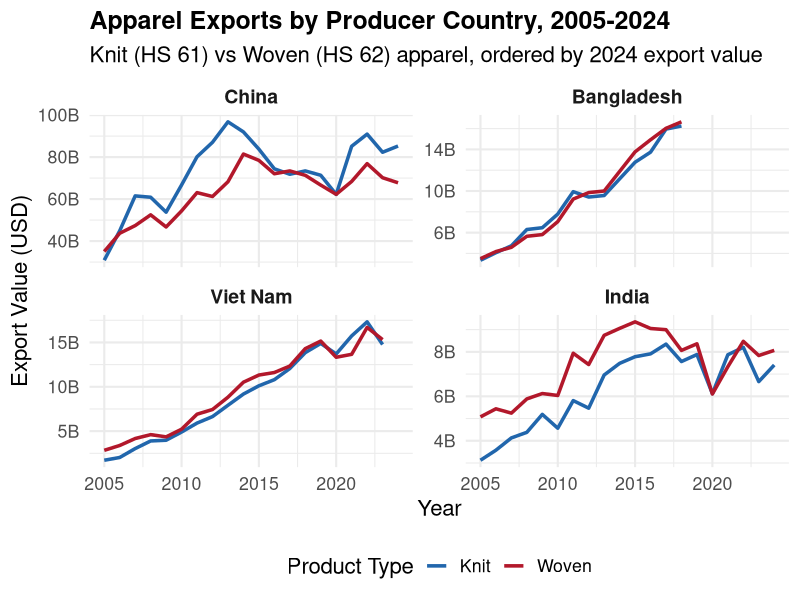
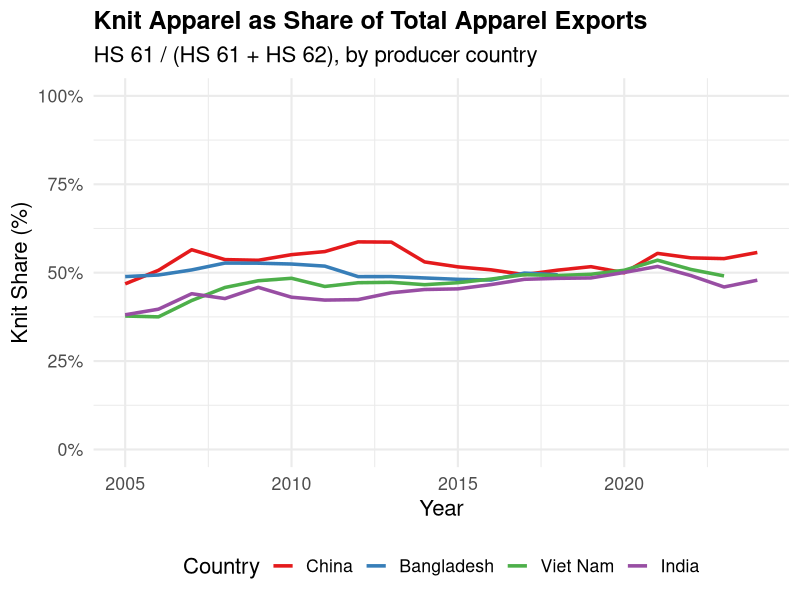
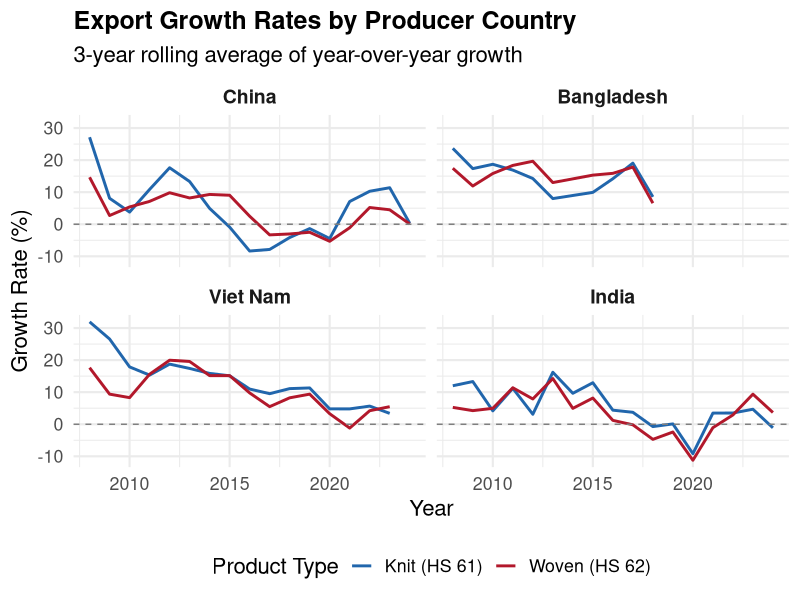
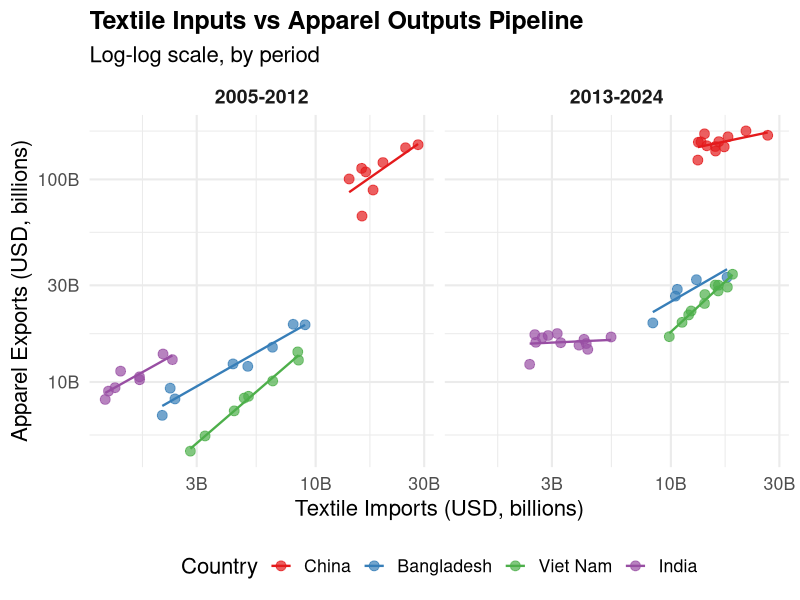
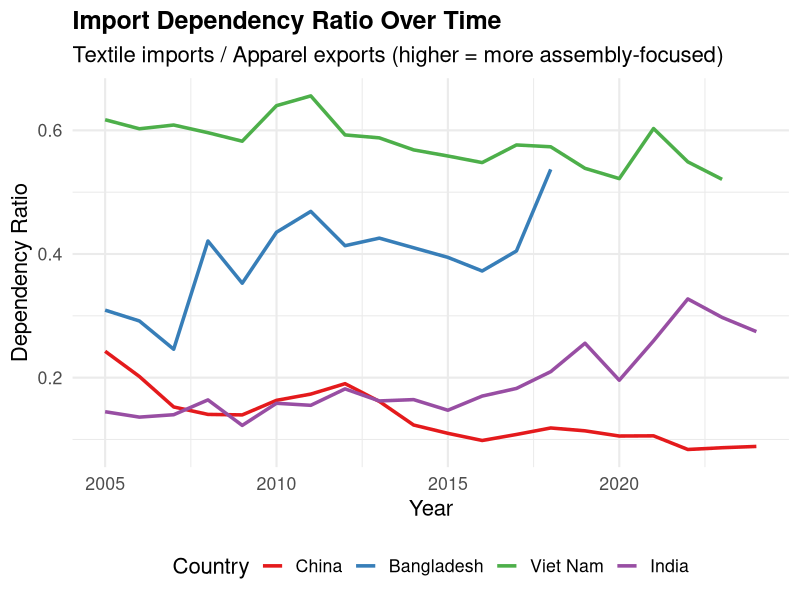
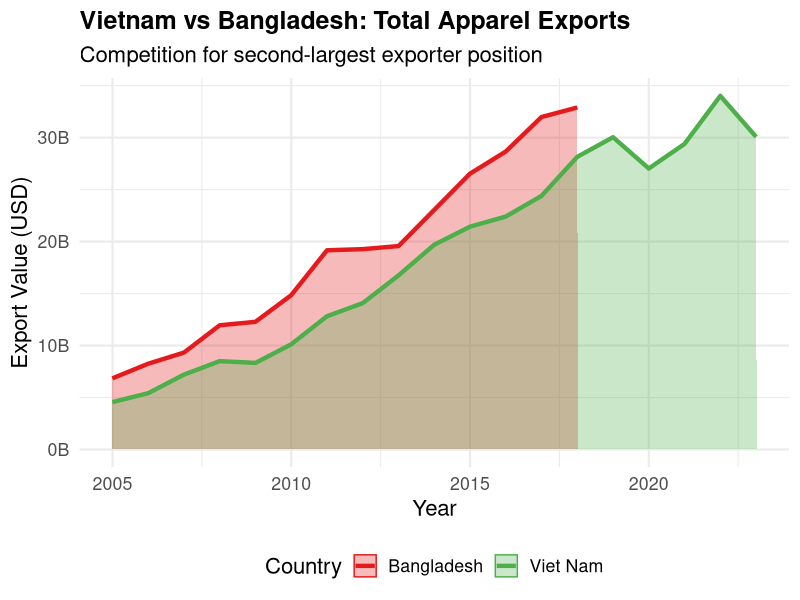
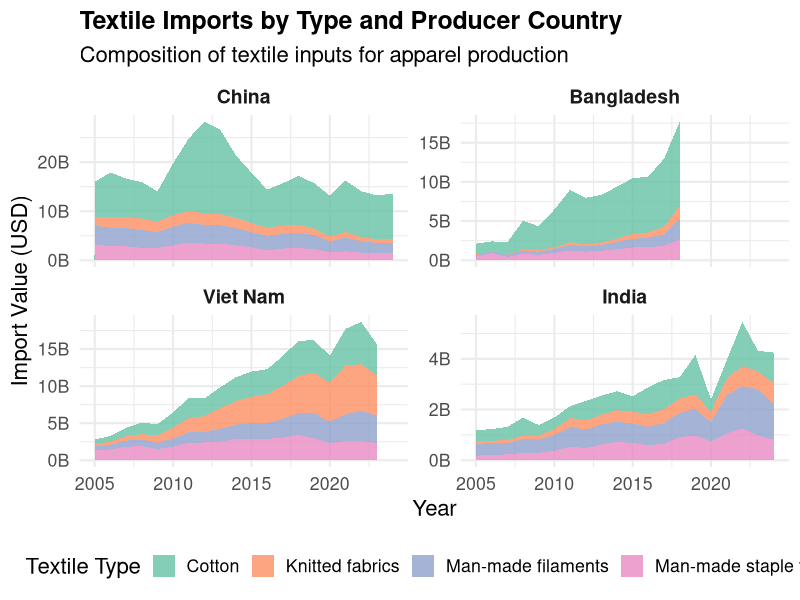
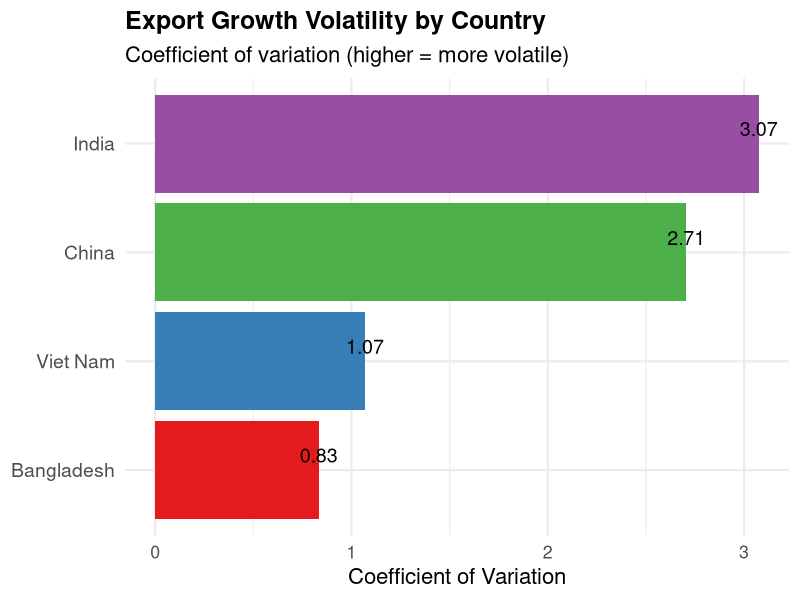

Write the R code that produced these figures, in order.
# ==============================================================================
# Script 04: Create ALL Visualizations (IMPROVED - Best Practices)
# Purpose: Generate all plots for Results chapter
# Author: Sowmya Yerraguntla
# Date: 2024-11-30
# ==============================================================================

library(tidyverse)
library(here)
library(scales)
library(zoo)

cat("\n========================================\n")
cat("CREATING ALL VISUALIZATIONS\n")
cat("With proper ordering and best practices\n")
cat("========================================\n\n")

# Load cleaned data and force numeric types
producer_clean <- read_csv(here("data/clean/producer_exports_clean.csv")) |>
  mutate(
    value_billions = as.numeric(value_billions),
    value_usd = as.numeric(value_usd),
    qty = as.numeric(qty)
  )

product_mix <- read_csv(here("data/clean/product_mix.csv")) |>
  mutate(knit_share = as.numeric(knit_share))

growth_rates <- read_csv(here("data/clean/growth_rates.csv")) |>
  mutate(
    value_billions = as.numeric(value_billions),
    yoy_growth = as.numeric(yoy_growth)
  )

market_clean <- read_csv(here("data/clean/market_imports_clean.csv")) |>
  mutate(
    value_billions = as.numeric(value_billions),
    value_usd = as.numeric(value_usd)
  )

partner_shares <- read_csv(here("data/clean/partner_shares.csv")) |>
  mutate(
    value_usd = as.numeric(value_usd),
    share = as.numeric(share)
  )

hhi_data <- read_csv(here("data/clean/hhi_concentration.csv")) |>
  mutate(
    hhi = as.numeric(hhi),
    n_partners = as.numeric(n_partners)
  )

pipeline_data <- read_csv(here("data/clean/pipeline_analysis.csv")) |>
  mutate(
    textile_imports_billions = as.numeric(textile_imports_billions),
    apparel_exports_billions = as.numeric(apparel_exports_billions),
    dependency_ratio = as.numeric(dependency_ratio)
  )

textile_imports <- read_csv(here("data/raw/textile_imports_all.csv")) |>
  mutate(primary_value = as.numeric(primary_value))


# ==============================================================================
# PLOT 1: Producer Export Trends 
# ==============================================================================

cat("Creating Plot 1: Producer export trends...\n")

# Calculate total exports for ordering
# Calculate total exports for ordering (use most recent available year per country)
country_order <- producer_clean |>
  group_by(reporter) |>
  filter(year == max(year)) |>
  summarise(total = sum(value_billions, na.rm = TRUE), .groups = "drop") |>
  arrange(desc(total)) |>
  pull(reporter)

# Ensure all 4 countries are in the order
if(length(country_order) < 4) {
  country_order <- c("China", "Bangladesh", "Viet Nam", "India")
}

p1_exports <- producer_clean |>
  mutate(reporter = factor(reporter, levels = country_order)) |>
  group_by(reporter, year, hs_category) |>
  summarise(value_billions = sum(value_billions, na.rm = TRUE), .groups = "drop") |>
  ggplot(aes(x = year, y = value_billions, color = hs_category)) +
  geom_line(linewidth = 1.2) +
  facet_wrap(~reporter, ncol = 2, scales = "free_y") +
  scale_y_continuous(labels = label_number(suffix = "B")) +
  scale_x_continuous(breaks = seq(2005, 2025, 5)) +
  scale_color_manual(
    values = c("Knit" = "#2166ac", "Woven" = "#b2182b"),
    name = "Product Type"
  ) +
  labs(
    title = "Apparel Exports by Producer Country, 2005-2024",
    subtitle = "Knit (HS 61) vs Woven (HS 62) apparel, ordered by 2024 export value",
    x = "Year",
    y = "Export Value (USD)"
  ) +
  theme_minimal(16) +
  theme(
    plot.title = element_text(face = "bold", size = 18),
    legend.position = "bottom",
    strip.text = element_text(face = "bold", size = 14)
  )

ggsave(here("figures/plot1_producer_exports.png"), p1_exports, width = 12, height = 8, dpi = 300)


# ==============================================================================
# PLOT 2: Product Mix
# ==============================================================================

cat("Creating Plot 2: Product mix trends...\n")

# Calculate 2024 knit share for ordering
# Calculate most recent knit share for ordering
share_order <- product_mix |>
  group_by(reporter) |>
  filter(year == max(year)) |>
  ungroup() |>
  arrange(desc(knit_share)) |>
  pull(reporter)

# Ensure all countries present
if(length(share_order) < 4) {
  share_order <- c("Viet Nam", "China", "Bangladesh", "India")
}

p2_product_mix <- product_mix |>
  mutate(reporter = factor(reporter, levels = share_order)) |>
  ggplot(aes(x = year, y = knit_share * 100, color = reporter)) +
  geom_line(linewidth = 1.2) +
  scale_y_continuous(labels = label_percent(scale = 1), limits = c(0, 100)) +
  scale_x_continuous(breaks = seq(2005, 2025, 5)) +
  scale_color_brewer(palette = "Set1", name = "Country") +
  labs(
    title = "Knit Apparel as Share of Total Apparel Exports",
    subtitle = "HS 61 / (HS 61 + HS 62), by producer country",
    x = "Year",
    y = "Knit Share (%)"
  ) +
  theme_minimal(16) +
  theme(
    plot.title = element_text(face = "bold", size = 18),
    legend.position = "bottom"
  )

ggsave(here("figures/plot2_product_mix.png"), p2_product_mix, width = 10, height = 7, dpi = 300)


# ==============================================================================
# PLOT 3: Growth Rates 
# ==============================================================================

cat("Creating Plot 3: Growth rate trends...\n")

p3_growth <- growth_rates |>
  filter(!is.na(yoy_growth)) |>
  mutate(
    hs_code = as.character(hs_code),
    reporter = factor(reporter, levels = country_order)
  ) |>
  group_by(reporter, hs_code) |>
  arrange(year) |>
  mutate(growth_smooth = rollmean(yoy_growth, k = 3, fill = NA, align = "right")) |>
  ungroup() |>
  filter(!is.na(growth_smooth)) |>
  ggplot(aes(x = year, y = growth_smooth, color = hs_code)) +
  geom_line(linewidth = 1) +
  geom_hline(yintercept = 0, linetype = "dashed", color = "gray50") +
  facet_wrap(~reporter, ncol = 2) +
  scale_x_continuous(breaks = seq(2010, 2025, 5)) +
  scale_color_manual(
    values = c("61" = "#2166ac", "62" = "#b2182b"),
    labels = c("61" = "Knit (HS 61)", "62" = "Woven (HS 62)"),
    name = "Product Type"
  ) +
  labs(
    title = "Export Growth Rates by Producer Country",
    subtitle = "3-year rolling average of year-over-year growth",
    x = "Year",
    y = "Growth Rate (%)"
  ) +
  theme_minimal(16) +
  theme(
    plot.title = element_text(face = "bold", size = 18),
    legend.position = "bottom",
    strip.text = element_text(face = "bold", size = 14)
  )

ggsave(here("figures/plot3_growth_rates.png"), p3_growth, width = 12, height = 8, dpi = 300)


# ==============================================================================
# PLOT 4: Pipeline Scatter 
# ==============================================================================

cat("Creating Plot 4: Pipeline scatter plot...\n")

p4_pipeline <- pipeline_data |>
  filter(!is.na(textile_imports_billions), !is.na(apparel_exports_billions)) |>
  mutate(reporter = factor(reporter, levels = country_order)) |>
  ggplot(aes(x = textile_imports_billions, y = apparel_exports_billions, color = reporter)) +
  geom_point(size = 3, alpha = 0.7) +
  geom_smooth(method = "lm", se = FALSE, linewidth = 0.8) +
  facet_wrap(~period, ncol = 2) +
  scale_x_log10(labels = label_number(suffix = "B")) +
  scale_y_log10(labels = label_number(suffix = "B")) +
  scale_color_brewer(palette = "Set1", name = "Country") +
  labs(
    title = "Textile Inputs vs Apparel Outputs Pipeline",
    subtitle = "Log-log scale, by period",
    x = "Textile Imports (USD, billions)",
    y = "Apparel Exports (USD, billions)"
  ) +
  theme_minimal(16) +
  theme(
    plot.title = element_text(face = "bold", size = 18),
    legend.position = "bottom",
    strip.text = element_text(face = "bold", size = 14)
  )

ggsave(here("figures/plot4_pipeline_scatter.png"), p4_pipeline, width = 12, height = 7, dpi = 300)


# ==============================================================================
# PLOT 5: Import Dependency Ratio 
# ==============================================================================

cat("Creating Plot 5: Import dependency ratio...\n")

p5_dependency <- pipeline_data |>
  filter(!is.na(dependency_ratio), dependency_ratio < 5) |>
  mutate(reporter = factor(reporter, levels = country_order)) |>
  ggplot(aes(x = year, y = dependency_ratio, color = reporter)) +
  geom_line(linewidth = 1.2) +
  scale_x_continuous(breaks = seq(2005, 2025, 5)) +
  scale_color_brewer(palette = "Set1", name = "Country") +
  labs(
    title = "Import Dependency Ratio Over Time",
    subtitle = "Textile imports / Apparel exports (higher = more assembly-focused)",
    x = "Year",
    y = "Dependency Ratio"
  ) +
  theme_minimal(16) +
  theme(
    plot.title = element_text(face = "bold", size = 18),
    legend.position = "bottom"
  )

ggsave(here("figures/plot5_dependency_ratio.png"), p5_dependency, width = 10, height = 7, dpi = 300)


# ==============================================================================
# PLOT 6: Vietnam vs Bangladesh Head-to-Head 
# ==============================================================================

cat("Creating Plot 6: Vietnam vs Bangladesh comparison...\n")

vn_bd_comparison <- producer_clean |>
  filter(reporter %in% c("Viet Nam", "Bangladesh")) |>
  group_by(reporter, year) |>
  summarise(total_exports = sum(value_billions, na.rm = TRUE), .groups = "drop")

p6_vn_bd <- vn_bd_comparison |>
  ggplot(aes(x = year, y = total_exports, color = reporter, fill = reporter)) +
  geom_area(alpha = 0.3, position = "identity") +
  geom_line(linewidth = 1.5) +
  scale_color_manual(
    values = c("Bangladesh" = "#e41a1c", "Viet Nam" = "#4daf4a"),
    name = "Country"
  ) +
  scale_fill_manual(
    values = c("Bangladesh" = "#e41a1c", "Viet Nam" = "#4daf4a"),
    name = "Country"
  ) +
  scale_x_continuous(breaks = seq(2005, 2025, 5)) +
  scale_y_continuous(labels = label_number(suffix = "B")) +
  labs(
    title = "Vietnam vs Bangladesh: Total Apparel Exports",
    subtitle = "Competition for second-largest exporter position",
    x = "Year",
    y = "Export Value (USD)"
  ) +
  theme_minimal(16) +
  theme(
    plot.title = element_text(face = "bold", size = 18),
    legend.position = "bottom"
  )

ggsave(here("figures/plot6_vietnam_bangladesh_comparison.png"), p6_vn_bd, width = 12, height = 7, dpi = 300)


# ==============================================================================
# PLOT 7: Textile Imports by Type
# ==============================================================================

cat("Creating Plot 7: Textile imports by type...\n")

textile_by_type <- textile_imports |>
  mutate(
    textile_type = case_when(
      cmd_code == "52" ~ "Cotton",
      cmd_code == "54" ~ "Man-made filaments",
      cmd_code == "55" ~ "Man-made staple fibers",
      cmd_code == "60" ~ "Knitted fabrics",
      TRUE ~ "Other"
    )
  ) |>
  group_by(reporter_desc, ref_year, textile_type) |>
  summarise(value_billions = sum(primary_value, na.rm = TRUE) / 1e9, .groups = "drop")

p7_textile_types <- textile_by_type |>
  filter(reporter_desc %in% c("China", "Bangladesh", "Viet Nam", "India")) |>
  mutate(reporter_desc = factor(reporter_desc, levels = country_order)) |>
  ggplot(aes(x = ref_year, y = value_billions, fill = textile_type)) +
  geom_area(position = "stack", alpha = 0.8) +
  facet_wrap(~reporter_desc, ncol = 2, scales = "free_y") +
  scale_fill_brewer(palette = "Set2", name = "Textile Type") +
  scale_x_continuous(breaks = seq(2005, 2025, 5)) +
  scale_y_continuous(labels = label_number(suffix = "B")) +
  labs(
    title = "Textile Imports by Type and Producer Country",
    subtitle = "Composition of textile inputs for apparel production",
    x = "Year",
    y = "Import Value (USD)"
  ) +
  theme_minimal(16) +
  theme(
    plot.title = element_text(face = "bold", size = 18),
    legend.position = "bottom",
    strip.text = element_text(face = "bold", size = 14)
  )

ggsave(here("figures/plot7_textile_types.png"), p7_textile_types, width = 12, height = 8, dpi = 300)


# ==============================================================================
# PLOT 8: Export Volatility 
# ==============================================================================

cat("Creating Plot 8: Export volatility analysis...\n")

volatility_data <- growth_rates |>
  filter(!is.na(yoy_growth)) |>
  group_by(reporter) |>
  summarise(
    mean_growth = mean(yoy_growth, na.rm = TRUE),
    sd_growth = sd(yoy_growth, na.rm = TRUE),
    cv = sd_growth / abs(mean_growth),
    .groups = "drop"
  ) |>
  arrange(cv) |>
  mutate(reporter = fct_reorder(reporter, cv))

p8_volatility <- volatility_data |>
  ggplot(aes(x = reporter, y = cv, fill = reporter)) +
  geom_col(show.legend = FALSE) +
  geom_text(aes(label = round(cv, 2)), vjust = -0.5, size = 5) +
  scale_fill_brewer(palette = "Set1") +
  coord_flip() +
  labs(
    title = "Export Growth Volatility by Country",
    subtitle = "Coefficient of variation (higher = more volatile)",
    x = NULL,
    y = "Coefficient of Variation"
  ) +
  theme_minimal(16) +
  theme(
    plot.title = element_text(face = "bold", size = 18),
    axis.text.y = element_text(size = 14)
  )

ggsave(here("figures/plot8_export_volatility.png"), p8_volatility, width = 10, height = 7, dpi = 300)


# ==============================================================================
# PLOT 9: Export Snapshots 
# ==============================================================================

cat("Creating Plot 9: Export growth comparison...\n")

export_growth_summary <- producer_clean |>
  filter(year %in% c(2010, 2015, 2020, 2024)) |>
  group_by(reporter, year) |>
  summarise(total = sum(as.numeric(value_billions), na.rm = TRUE), .groups = "drop") |>
  mutate(reporter = factor(reporter, levels = country_order))

p9_growth_bars <- export_growth_summary |>
  ggplot(aes(x = as.factor(year), y = total, fill = reporter)) +
  geom_col(position = "dodge", width = 0.7) +
  scale_fill_brewer(palette = "Set1", name = "Country") +
  scale_y_continuous(labels = label_number(suffix = "B")) +
  labs(
    title = "Apparel Export Snapshots: 2010, 2015, 2020, 2024",
    subtitle = "Total exports by producer country at key intervals",
    x = "Year",
    y = "Export Value (USD)"
  ) +
  theme_minimal(16) +
  theme(
    plot.title = element_text(face = "bold", size = 18),
    legend.position = "bottom"
  )

ggsave(here("figures/plot9_export_snapshots.png"), p9_growth_bars, width = 12, height = 7, dpi = 300)


# ==============================================================================
# PLOT 10: Trade Balance 
# ==============================================================================

cat("Creating Plot 10: Trade balance analysis...\n")

trade_balance <- pipeline_data |>
  filter(!is.na(textile_imports_billions), !is.na(apparel_exports_billions)) |>
  mutate(
    net_balance = apparel_exports_billions - textile_imports_billions,
    reporter = factor(reporter, levels = country_order)
  )

p10_trade_balance <- trade_balance |>
  ggplot(aes(x = year, y = net_balance, color = reporter)) +
  geom_hline(yintercept = 0, linetype = "dashed", color = "gray50") +
  geom_line(linewidth = 1.2) +
  geom_point(size = 2) +
  scale_color_brewer(palette = "Set1", name = "Country") +
  scale_x_continuous(breaks = seq(2005, 2025, 5)) +
  scale_y_continuous(labels = label_number(suffix = "B")) +
  labs(
    title = "Apparel-Textile Trade Balance by Country",
    subtitle = "Apparel exports minus textile imports (positive = net exporter)",
    x = "Year",
    y = "Net Balance (USD, billions)"
  ) +
  theme_minimal(16) +
  theme(
    plot.title = element_text(face = "bold", size = 18),
    legend.position = "bottom"
  )

ggsave(here("figures/plot10_trade_balance.png"), p10_trade_balance, width = 12, height = 7, dpi = 300)


# ==============================================================================
# PLOT 11: China's Dominance Over Time (Stacked Area)
# ==============================================================================

cat("Creating Plot 11: China vs competitors stacked area...\n")

china_vs_rest <- producer_clean |>
  mutate(
    group = if_else(reporter == "China", "China", "Other Producers Combined")
  ) |>
  group_by(year, group) |>
  summarise(total_exports = sum(value_billions, na.rm = TRUE), .groups = "drop")

p11_china_dominance <- china_vs_rest |>
  ggplot(aes(x = year, y = total_exports, fill = group)) +
  geom_area(alpha = 0.7) +
  scale_fill_manual(
    values = c("China" = "#377eb8", "Other Producers Combined" = "#e41a1c"),
    name = ""
  ) +
  scale_x_continuous(breaks = seq(2005, 2025, 5)) +
  scale_y_continuous(labels = label_number(suffix = "B")) +
  labs(
    title = "China vs Other Producers: Combined Apparel Exports",
    subtitle = "China alone compared to Bangladesh + Vietnam + India combined",
    x = "Year",
    y = "Total Exports (USD)"
  ) +
  theme_minimal(16) +
  theme(
    plot.title = element_text(face = "bold", size = 18),
    legend.position = "bottom"
  )

ggsave(here("figures/plot11_china_dominance.png"), p11_china_dominance, width = 12, height = 7, dpi = 300)


# ==============================================================================
# PLOT 12: Regional Shift - Asia Producers Market Share
# ==============================================================================

cat("Creating Plot 12: Producer market share evolution...\n")

market_share_data <- producer_clean |>
  group_by(year) |>
  mutate(
    world_total = sum(value_billions, na.rm = TRUE),
    share = value_billions / world_total * 100
  ) |>
  ungroup() |>
  group_by(reporter, year) |>
  summarise(share = sum(share, na.rm = TRUE), .groups = "drop") |>
  mutate(reporter = factor(reporter, levels = rev(country_order)))

p12_market_share <- market_share_data |>
  ggplot(aes(x = year, y = share, fill = reporter)) +
  geom_area(position = "stack", alpha = 0.8) +
  scale_fill_brewer(palette = "Set1", name = "Country", direction = -1) +
  scale_x_continuous(breaks = seq(2005, 2025, 5)) +
  scale_y_continuous(labels = label_percent(scale = 1)) +
  labs(
    title = "Market Share Evolution Among Top 4 Apparel Exporters",
    subtitle = "Relative shares of combined exports (China, Bangladesh, Vietnam, India)",
    x = "Year",
    y = "Share of Combined Exports (%)"
  ) +
  theme_minimal(16) +
  theme(
    plot.title = element_text(face = "bold", size = 18),
    legend.position = "bottom"
  )

ggsave(here("figures/plot12_market_share.png"), p12_market_share, width = 12, height = 7, dpi = 300)


# ==============================================================================
# SUMMARY
# ==============================================================================

cat("\n========================================\n")
cat("ALL VISUALIZATIONS CREATED!\n")
cat("========================================\n\n")

cat("Plots saved in figures/ (following best practices):\n")
cat("  1. plot1_producer_exports.png - Ordered by 2024 export value\n")
cat("  2. plot2_product_mix.png - Ordered by 2024 knit share\n")
cat("  3. plot3_growth_rates.png - Ordered facets\n")
cat("  4. plot4_pipeline_scatter.png - Ordered legend\n")
cat("  5. plot5_dependency_ratio.png - Ordered legend\n")
cat("  6. plot6_vietnam_bangladesh_comparison.png\n")
cat("  7. plot7_textile_types.png - Ordered facets\n")
cat("  8. plot8_export_volatility.png - Ordered low to high\n")
cat("  9. plot9_export_snapshots.png - Ordered by 2024 value\n")
cat("  10. plot10_trade_balance.png - Ordered legend\n")
cat("  11. plot11_china_dominance.png\n")
cat("  12. plot12_market_share.png - Ordered stacked area\n\n")



